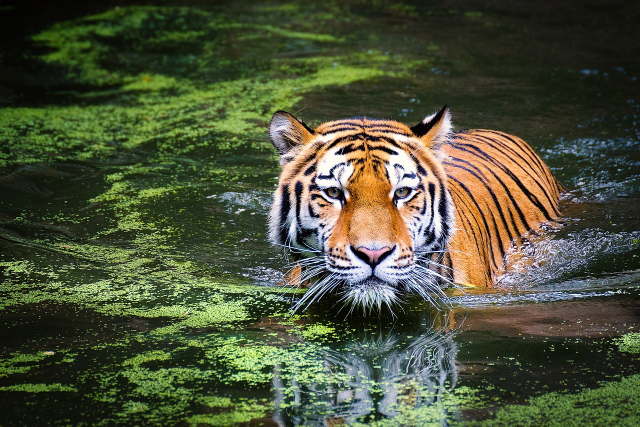
#> input picture Assignment_1/Tiger.png, 1280 x 853 px (shown at 1/2 size)
$ python Image_transformation.py Tiger.png
#> lines starting #> are read from the running program, lines starting #| are printed output that depends on the picture
import numpy as np
import cv2
import sys

# Globals
x1, y1, x2, y2, x3, y3 = (-1, -1, -1, -1, -1, -1)
num_of_clicks = 0


# [225 lines left out: functions nearest_neighbor, bilinear_interpolation, cubic_solver, cubic_interpolation, parabola, inverse_transformation and 2 more, not called in this run]


img = cv2.imread(sys.argv[1])
#> img is the input picture: shape (853, 1280, 3); mean B, G, R 57.7, 82.5, 76.7
img = cv2.resize(img, (640, 480))
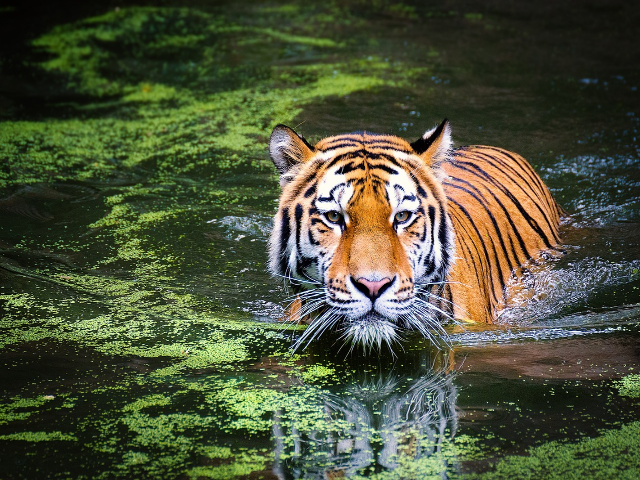
#> img: shape (480, 640, 3); mean B, G, R 57.6, 82.3, 76.6
clean_img = cv2.imread(sys.argv[1])
clean_img = cv2.resize(img, (640, 480))
cv2.imshow('image', img)
cv2.setMouseCallback('image', click_event)
cv2.waitKey(0)
cv2.destroyAllWindows()
